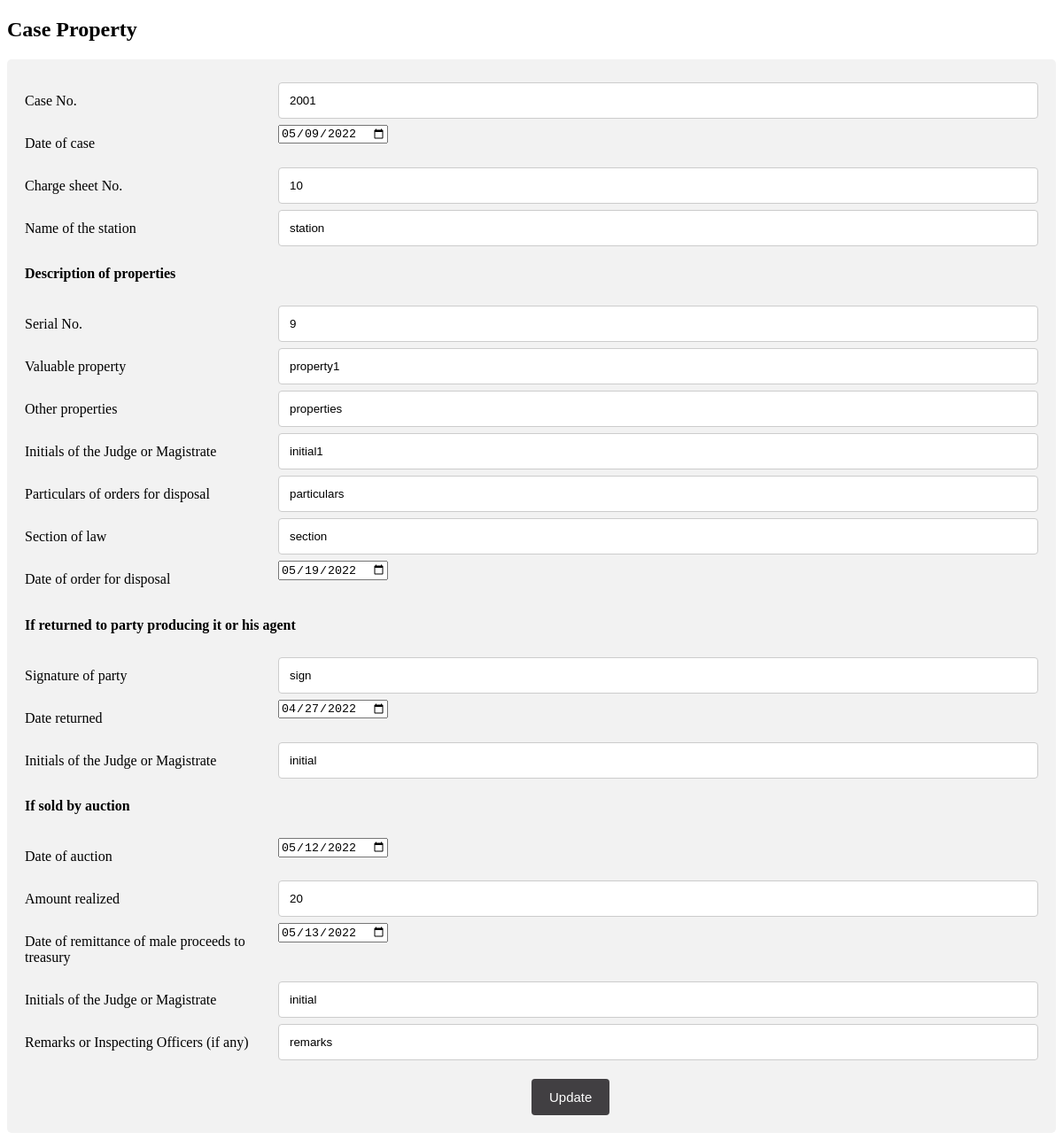
The page /case_property_update.php?Case_No=2001 on the database its author committed.
### tables this page shows
CREATE TABLE `case_property` (
  `Case_No` int(50) NOT NULL,
  `Date_of_case` date NOT NULL,
  `Number_of_charge_sheet` int(50) NOT NULL,
  `Name_of_the_station` varchar(50) NOT NULL,
  `Serial_No` int(50) NOT NULL,
  `Valuable_property` varchar(50) NOT NULL,
  `Other_properties` varchar(80) NOT NULL,
  `Initials_of_the_Judge_or_Magistrate1` varchar(50) NOT NULL,
  `Particulars_of_orders` varchar(50) NOT NULL,
  `Section_of_law` varchar(50) NOT NULL,
  `Date_of_order_for_disposal` date NOT NULL,
  `Signature_of_the_party` varchar(50) NOT NULL,
  `Date_returned` date NOT NULL,
  `Initials_of_the_Judge_or_Magistrate2` varchar(50) NOT NULL,
  `Date_of_auction` date NOT NULL,
  `Amount_realized` int(11) NOT NULL,
  `Date_of_remittance_of_male_proceeds_to_treasury` date NOT NULL,
  `Initials_of_the_Judge_or_Magistrate3` varchar(50) NOT NULL,
  `Remarks_or_Inspecting_Officers_(if_any)` varchar(50) NOT NULL
);

### case_property_update.php (the view, shortened to what this page needs)
<?php
require_once "db.php";
$result = mysqli_query($conn,"SELECT * FROM case_property WHERE Case_No='" . $_GET['Case_No'] . "'");
$row= mysqli_fetch_array($result);
?>
<!DOCTYPE html>
<html>
<head>
</head>
<body>
  <h2> Case Property</h2>
  <div class="container">
    <form action="<?php echo htmlspecialchars($_SERVER["PHP_SELF"]); ?>" method="post">
      <div class="row">
        <div class="col-25">
          <label>Case No.</label>
        </div>
        <div class="col-75">
          <input type="text" name="case_no" class="form-control" value="<?php echo $row['Case_No']; ?>" pattern="[0-9]+" oninvalid="alert('Enter a valid case no.');" maxlength="50" required="">
        </div>
      </div>
      <div class="row">
        <div class="col-25">
          <label>Date of case </label>
        </div>
        <div class="col-75">
          <input type="date" name="date_of_case" class="form-control" value="<?php echo $row['Date_of_case']; ?>"
maxlength="50" required="">
        </div>
      </div>
      <div class="row">
        <div class="col-25">
          <label>Charge sheet No.</label>
        </div>
        <div class="col-75">
          <input type="text" name="charge_sheet_no" class="form-control" value="<?php echo $row['Number_of_charge_sheet']; ?>"
maxlength="50" required="">
        </div>
      </div>
      <div class="row">
        <div class="col-25">
          <label>Name of the station</label>
        </div>
        <div class="col-75">
          <input type="text" name="name_of_the_station" class="form-control" value="<?php echo $row['Name_of_the_station']; ?>"
maxlength="50" required="">
        </div>
      </div>
      <h4>Description of properties</h4>
      <div class="row">
        <div class="col-25">
          <label>Serial No.</label>
        </div>
        <div class="col-75">
          <input type="text" name="serial_no" class="form-control" value="<?php echo $row['Serial_No']; ?>"
maxlength="30" required="">
        </div>
      </div>
      <div class="row">
        <div class="col-25">
          <label>Valuable property</label>
        </div>
        <div class="col-75">
          <input type="text" name="valuable_property" class="form-control" value="<?php echo $row['Valuable_property']; ?>"
 maxlength="90" required="">
        </div>
      </div>
      <div class="row">
        <div class="col-25">
          <label>Other properties</label>
        </div>
        <div class="col-75">
          <input type="text" name="other_properties" class="form-control" value="<?php echo $row['Other_properties']; ?>"
 maxlength="50" required="">
        </div>
      </div>
      <div class="row">
        <div class="col-25">
          <label>Initials of the Judge or Magistrate</label>
        </div>
        <div class="col-75">
          <input type="text" name="initials_of_judge1" class="form-control" value="<?php echo $row['Initials_of_the_Judge_or_Magistrate1']; ?>"
 maxlength="50" required="">
        </div>
      </div>
      <div class="row">
        <div class="col-25">
          <label>Particulars of orders for disposal</label>
        </div>
        <div class="col-75">
          <input type="text" name="particulars" class="form-control" value="<?php echo $row['Particulars_of_orders']; ?>"
 maxlength="50" required="">
        </div>
      </div>
      <div class="row">
        <div class="col-25">
          <label>Section of law</label>
        </div>
        <div class="col-75">
          <input type="text" name="section_of_law" class="form-control" value="<?php echo $row['Section_of_law']; ?>"
 maxlength="50" required="">
        </div>
      </div>
      <div class="row">
        <div class="col-25">
          <label>Date of order for disposal</label>
        </div>
        <div class="col-75">
          <input type="date" name="date_of_disposal" class="form-control" value="<?php echo $row['Date_of_order_for_disposal']; ?>"
maxlength="50" required="">
        </div>
      </div>
      <h4>If returned to party producing it or his agent</h4>
      <div class="row">
        <div class="col-25">
          <label>Signature of party</label>
        </div>
        <div class="col-75">
          <input type="text" name="signature_of_party" class="form-control" value="<?php echo $row['Signature_of_the_party']; ?>"
 maxlength="50" required="">
        </div>
      </div>
      <div class="row">
        <div class="col-25">
          <label>Date returned</label>
        </div>
        <div class="col-75">
          <input type="date" name="date_returned" class="form-control" value="<?php echo $row['Date_returned']; ?>"
 maxlength="50" required="">
        </div>
      </div>
      <div class="row">
        <div class="col-25">
          <label>Initials of the Judge or Magistrate</label>
        </div>
        <div class="col-75">
          <input type="text" name="initials_of_judge2" class="form-control" value="<?php echo $row['Initials_of_the_Judge_or_Magistrate2']; ?>"
 maxlength="50" required="">
        </div>
      </div>
      <h4>If sold by auction</h4>
      <div class="row">
        <div class="col-25">
          <label>Date of auction</label>
        </div>
        <div class="col-75">
          <input type="date" name="date_of_auction" class="form-control" value="<?php echo $row['Date_of_auction']; ?>"
maxlength="50" required="">
        </div>
      </div>
      <div class="row">
        <div class="col-25">
          <label>Amount realized</label>
        </div>
        <div class="col-75">
          <input type="text" name="amount_realized" class="form-control" value="<?php echo $row['Amount_realized']; ?>"
maxlength="50" required="">
        </div>
      </div>
      <div class="row">
        <div class="col-25">
          <label>Date of remittance of male proceeds to treasury</label>
        </div>
        <div class="col-75">
          <input type="date" name="date_of_remittance" class="form-control" value="<?php echo $row['Date_of_remittance_of_male_proceeds_to_treasury']; ?>"
 maxlength="50" required="">
        </div>
      </div>
      <div class="row">
        <div class="col-25">
          <label>Initials of the Judge or Magistrate</label>
        </div>
        <div class="col-75">
          <input type="text" name="initials_of_judge3" class="form-control" value="<?php echo $row['Initials_of_the_Judge_or_Magistrate3']; ?>"
maxlength="50" required="">
        </div>
      </div>
      <div class="row">
        <div class="col-25">
          <label>Remarks or Inspecting Officers (if any)</label>
        </div>
        <div class="col-75">
          <input type="text" name="remarks" class="form-control" value="<?php echo $row['Remarks_or_Inspecting_Officers_(if_any)']; ?>" maxlength="50">
        </div>
      </div>
      <div class="row">
        <div class="space">
          <input type="submit" value="Update" name="submit">
        </div>
      </div>
    </form>
  </div>
</body>
</html>

### case_property_update.php (style rules this page uses)
* { box-sizing: border-box; }
input[type=text], select, textarea { width: 100%; padding: 12px; border: 1px solid #ccc; border-radius: 4px; resize: vertical; }
label { padding: 12px 12px 12px 0; display: inline-block; }
input[type=submit] { background-color: #413F42; color: white; padding: 12px 20px; border: none; border-radius: 4px; cursor: pointer; position:relative; left:50%; font-size:15px; }
.space { padding:20px 0px 0px 0px; }
.container { border-radius: 5px; background-color: #f2f2f2; padding: 20px; }
.col-25 { float: left; width: 25%; margin-top: 6px; }
.col-75 { float: left; width: 75%; margin-top: 6px; }
.row:after { content: ""; display: table; clear: both; }

### rows shown on the page
case_property: case_no "2001", date_of_case "05/09/2022", charge_sheet_no "10", name_of_the_station "station", serial_no "9", valuable_property "property1", other_properties "properties", initials_of_judge1 "initial1", particulars "particulars", section_of_law "section", date_of_disposal "05/19/2022", signature_of_party "sign", date_returned "04/27/2022", initials_of_judge2 "initial", date_of_auction "05/12/2022", amount_realized "20", date_of_remittance "05/13/2022", initials_of_judge3 "initial", remarks "remarks"
